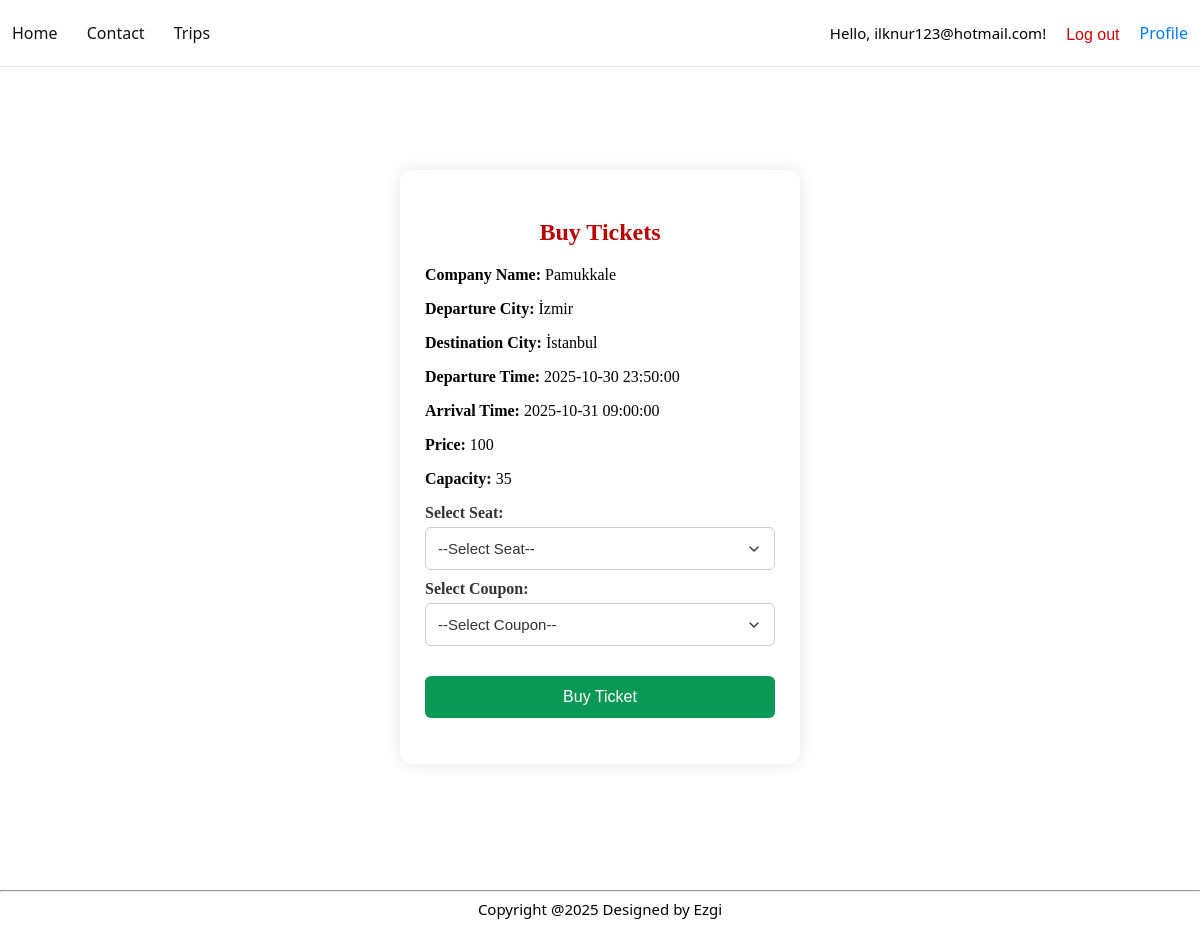
The page /buyTicket.php?trip_id=125cf690f2b91ce086ce3097262375ef (signed in) on the database its author committed.
### tables this page shows
CREATE TABLE Trips(id text PRIMARY KEY DEFAULT (lower(hex(randomblob(16)))), company_id text not null, destination_city text not null, arrival_time datetime not null, departure_time datetime not null, departure_city text not null, price integer not null, capacity integer not null, created_date TIMESTAMP DEFAULT CURRENT_TIMESTAMP, FOREIGN KEY (company_id) REFERENCES Bus_Company(id));

CREATE TABLE Bus_Company(id text PRIMARY KEY DEFAULT (lower(hex(randomblob(16)))), name text unique not null, logo_path text ,created_at TIMESTAMP DEFAULT CURRENT_TIMESTAMP);

### buyTicket.php (the view, shortened to what this page needs)
<?php
include(__DIR__ . "/databaseConnection.php");
$tripId = $_POST["trip_id"] ?? $_GET["trip_id"] ?? '';
$stmtTrip = $database->prepare("SELECT t.*, c.id as company_id, c.name as company_name FROM Trips t, Bus_Company c WHERE t.company_id = c.id AND t.id = :trip_id");
$stmtTrip->bindValue(":trip_id", $tripId, SQLITE3_TEXT);
$trip = $stmtTrip->execute()->fetchArray(SQLITE3_ASSOC);
include("header.php");
?>
<!DOCTYPE html>
<html lang="en">
<head>
    <link rel="stylesheet" href="style.css?v=<?php echo time(); ?>">
</head>
<body>
<div class="content">
    <div class= "container">
    <h2>Buy Tickets</h2>
    <form method="POST" action="buyTicket.php">
        <?php if ($trip): ?>
            <p><strong>Company Name:</strong> <?= htmlspecialchars($trip['company_name']) ?></p>
            <p><strong>Departure City:</strong> <?= htmlspecialchars($trip['departure_city']) ?></p>
            <p><strong>Destination City:</strong> <?= htmlspecialchars($trip['destination_city']) ?></p>
            <p><strong>Departure Time:</strong> <?= htmlspecialchars($trip['departure_time']) ?></p>
            <p><strong>Arrival Time:</strong> <?= htmlspecialchars($trip['arrival_time']) ?></p>
            <p><strong>Price:</strong> <?= htmlspecialchars($trip['price']) ?></p>
            <p><strong>Capacity:</strong> <?= htmlspecialchars($trip['capacity']) ?></p>
            <label for="selectSeat">Select Seat:</label>
            <select id="selectSeat" name="seat_number" required>
                <option value="">--Select Seat--</option>
            </select>
        <label for="searchCoupon">Select Coupon:</label>
        <select id="searchCoupon" name="select_coupon">
             <option value="">--Select Coupon--</option>
        </select>
            <input class="green-button" type="submit" name="buyTicketHere" value="Buy Ticket">
        <?php else: ?>
            <p style="color:red; text-align:center;">No trip found.</p>
        <?php endif; ?>
    </form>
        </div>
        </div>
</body>
</html>

### style.css (style rules this page uses)
footer { background-color: #ffffff; color: rgb(0, 0, 0); text-align: center; padding: 15px 0; font-size: 15px; font-family: "Segoe UI", Arial, sans-serif; }
.content { min-height: 100vh; display: flex; justify-content: center; align-items: center; }
.container { background-color: white; width: 350px; padding: 30px 25px; border-radius: 12px; box-shadow: 0 0 15px rgba(0,0,0,0.1); text-align: left; }
.container h2 { text-align: center; margin-bottom: 20px; color: #bb0000; }
.container label { display: block; margin-top: 10px; font-weight: bold; color: #333; }
.container input[type="submit"] { width: 100%; padding: 12px; background-color: #099855; border: none; color: white; font-size: 16px; border-radius: 6px; cursor: pointer; margin-top: 20px; transition: background-color 0.3s ease; }
.container select { margin-bottom: 10px; width:100% }
.red-button, .green-button, .blue-button { color: white; border: none; padding: 10px 12px; font-size: 14px; border-radius: 5px; cursor: pointer; transition: background-color 0.3s ease; }
.green-button { background-color: #43a047; }
html, body { height: 100%; margin: 0; padding: 0; min-height: 100vh; }
select { appearance: none; -webkit-appearance: none; -moz-appearance: none; display: block; background-color: #ffffff; border: 1px solid #ccc; border-radius: 6px; padding: 12px; width: 20%; font-size: 15px; color: #333; cursor: pointer; box-sizing: border-box; margin-top: 5px; background-repeat: no-repeat; background-position: right 12px center; background-size: 16px 16px; padding-right: 40px; }

### rows shown on the page
trips: company.name "Pamukkale", departure_city "İzmir", destination_city "İstanbul", departure_time "2025-10-30 23:50:00", arrival_time "2025-10-31 09:00:00", price "100", capacity "35"

### other values the page prints
$_SESSION["email"] "ilknur123@hotmail.com"
